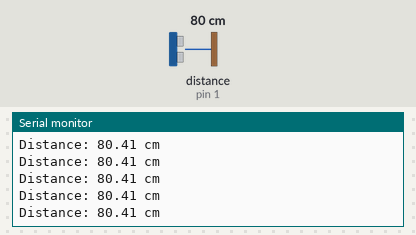
The sketch below on a simulated Arduino Uno, built with avr-gcc and run on an emulated ATmega328P. On the bench: the last lines printed to the serial monitor. The inputs (shaded band) are chosen by the test bench; at power-on: distance to the obstacle (sensor on pin 1) 80 cm.

Above: at 3.1 s.
3.2 s: distance to the obstacle (sensor on pin 1) set to 205 cm
At 3.25 s:
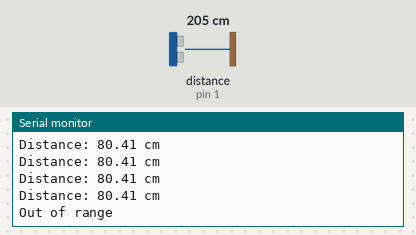
4.7 s: distance to the obstacle (sensor on pin 1) set to 195 cm
At 4.74 s:
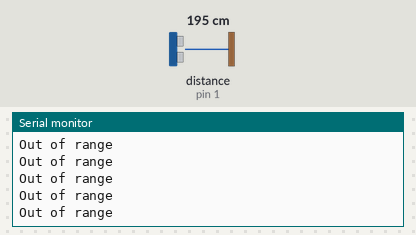

Measured:
- after the input at 3.2 s, the serial monitor: prints a new line after 0.05 s (image 1)

The sketch:

distance_test_one_pin.ino
```cpp
#include <NewPing.h>

#define SONAR_PIN 1
#define MAX_DISTANCE 200

NewPing sonar(SONAR_PIN, SONAR_PIN, MAX_DISTANCE);

void setup() {
  Serial.begin(115200);
}

void loop() {
  delay(50);

  unsigned int uS = sonar.ping();

  if (uS == 0) {
    Serial.println("Out of range");
  } else {
    float distance_cm = uS / 58.0;  // floating point
    Serial.print("Distance: ");
    Serial.print(distance_cm, 2);  // print with 2 decimals
    Serial.println(" cm");
  }
}

// #include <NewPing.h>

// #define SONAR_PIN 12
// #define MAX_DISTANCE 200

// NewPing sonar(SONAR_PIN, SONAR_PIN, MAX_DISTANCE);

// void setup() {
//   Serial.begin(115200);
// }

// void loop() {
//   delay(50);
//   Serial.print("Ping: ");
//   Serial.print(sonar.ping_cm());
//   Serial.println("cm");
// }
```
